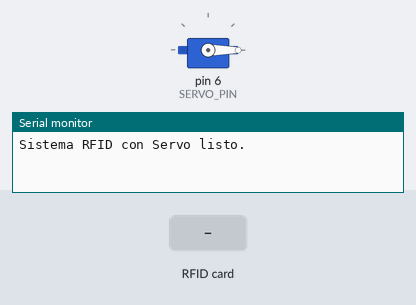
A sketch run on a simulated Arduino Uno, built with avr-gcc and run on an emulated ATmega328P. Shown: servo, the last lines printed to the serial monitor. The inputs (shaded band) are chosen by the test bench.

Above: at 1.2 s.
1.3 s: RFID card 0A 76 41 05 held to the reader
At 2.2 s:
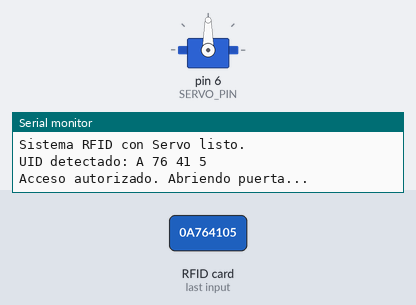
2.8 s: RFID card 5E 7A 19 C4 held to the reader
At 3.6 s:
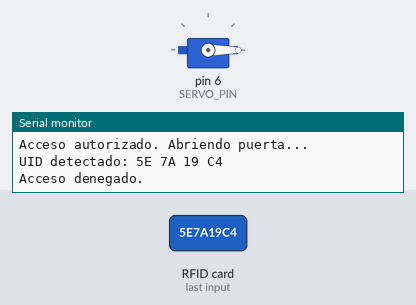
Timing chart, 0 to 5.8 s (numbered marks = the images above; inputs shaded):
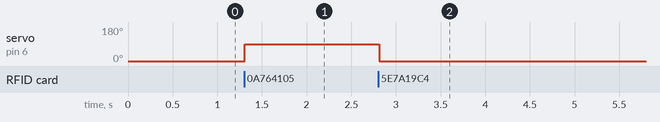

The sketch:

CajitaFuerte.ino
```cpp
#include <SPI.h>
#include <MFRC522.h>
#include <Servo.h>

#define SS_PIN 10
#define RST_PIN 9
#define SERVO_PIN 6  // Pin donde está conectado el servo

MFRC522 mfrc522(SS_PIN, RST_PIN);
Servo puerta;
boolean abierto;

// UID autorizado (puedes cambiarlo por el UID de tu tarjeta)
byte tarjetaAutorizada[] = {0x0A, 0x76, 0x41, 0x05};

bool compararUID(byte *uid) {
  for (byte i = 0; i < mfrc522.uid.size; i++) {
    if (uid[i] != tarjetaAutorizada[i]) return false;
  }
  return true;
}

void abrirPuerta() {
  puerta.write(90); // Abre (ajusta según tu servo)
  abierto=true;
}
void cerrarPuerta(){
  puerta.write(0);
  abierto=false;
  }
void setup() {
  Serial.begin(9600);
  SPI.begin();
  mfrc522.PCD_Init();

  puerta.attach(SERVO_PIN);
  puerta.write(0); // Posición inicial (cerrado)

  Serial.println("Sistema RFID con Servo listo.");
}

void loop() {
  if (!mfrc522.PICC_IsNewCardPresent() || !mfrc522.PICC_ReadCardSerial()) {
    return;
  }

  Serial.print("UID detectado: ");
  for (byte i = 0; i < mfrc522.uid.size; i++) {
    Serial.print(mfrc522.uid.uidByte[i], HEX);
    Serial.print(" ");
  }
  Serial.println();

  if (compararUID(mfrc522.uid.uidByte)) {
    Serial.println("Acceso autorizado. Abriendo puerta...");
    if(!abierto)abrirPuerta();
    else cerrarPuerta();

  } else {
    cerrarPuerta();
    Serial.println("Acceso denegado.");
  }

  // Finaliza comunicación con la tarjeta
  mfrc522.PICC_HaltA();
  mfrc522.PCD_StopCrypto1();
}
```

Measured:
- after the input at 1.3 s, servo on pin 6 (SERVO_PIN): 0° → 90° at once
- after the input at 2.8 s, servo on pin 6 (SERVO_PIN): 90° → 0° at once
